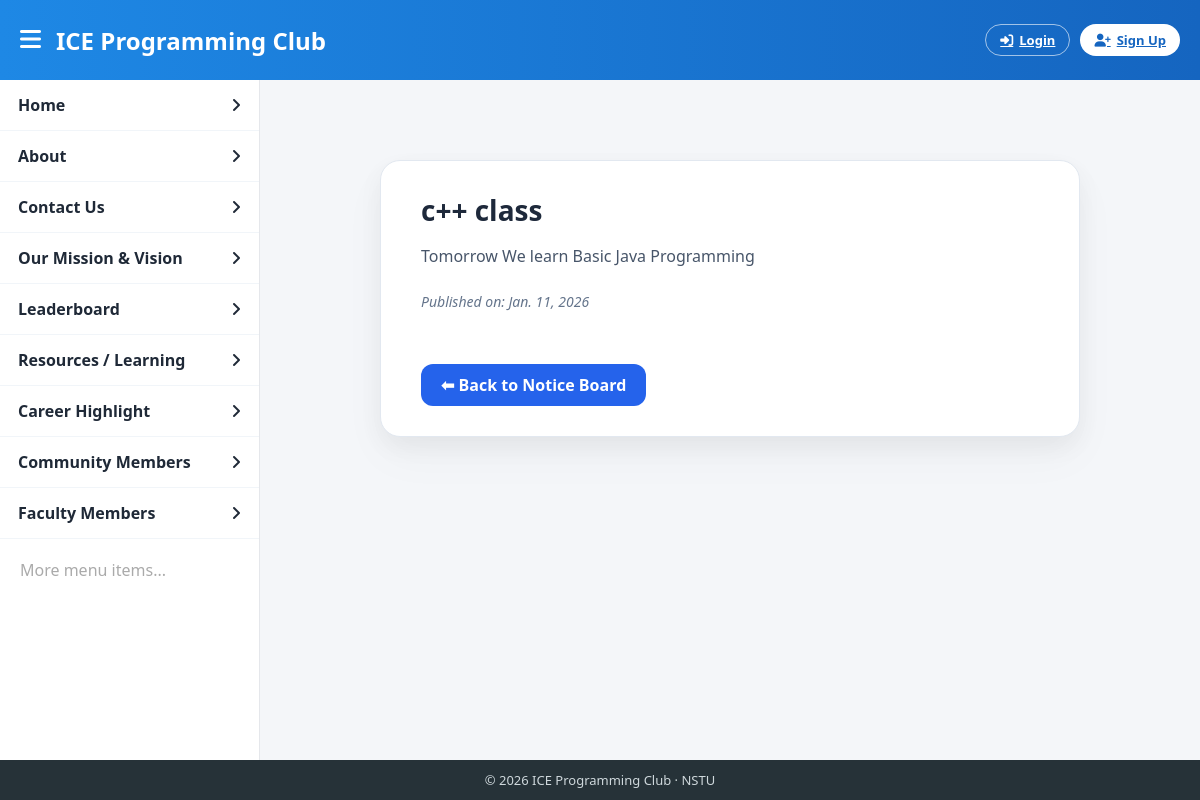
The app's page /notice_view/3/ with its own data.
### Core/models.py (models this page shows, shortened)
class Notice(models.Model):
    title = models.CharField(max_length=200)
    description = models.TextField()
    date = models.DateField(auto_now_add=True)
    is_pinned = models.BooleanField(default=False)

### Core/views.py (the view)
# urls.py: path('notice_view/<int:id>/', views.notice_detail, name='notice_detail'),
def notice_detail(request, id):
    notice = get_object_or_404(Notice, id=id)
    return render(request,'notice/notice_view.html', {'notice': notice})

### templates/notice/notice_view.html (shortened to what this page needs)
{% extends "navbar.html" %}
{% block content %}
<div class="notice-container">
    <h2 class="notice-title">{{ notice.title }}</h2>
    <p class="notice-description">{{ notice.description }}</p>
    <small class="notice-date">Published on: {{ notice.date }}</small>
    <br><br>
    <a href="{% url 'home' %}" class="back-link">⬅ Back to Notice Board</a>
</div>
{% endblock %}

### templates/includes/navbar_head.html (style rules this page uses)
:root { --blue1:#1e88e5; --blue2:#1565c0; --bg:#f4f6f9; --border:#e5e7eb; --text:#1f2937; }
* { box-sizing:border-box; margin:0; padding:0; }
body { font-family:'Segoe UI',sans-serif; background:var(--bg); overflow:hidden; }

### templates/notice/notice_view.html (style rules this page uses)
.notice-container { max-width: 700px; margin: 50px auto; background: #ffffff; border: 1px solid #e2e8f0; border-radius: 20px; padding: 30px 40px; box-shadow: 0 10px 25px rgba(0,0,0,0.05), 0 20px 48px rgba(0,0,0,0.03); animation: fadeIn 0.6s ease-out; }
.notice-title { font-size: 28px; font-weight: 700; color: #1e293b; margin-bottom: 15px; }
.notice-description { font-size: 16px; color: #475569; line-height: 1.6; margin-bottom: 20px; }
.notice-date { font-size: 14px; color: #64748b; font-style: italic; }
.back-link { display: inline-block; margin-top: 30px; padding: 10px 20px; background: #2563eb; color: white; border-radius: 12px; text-decoration: none; font-weight: 600; transition: all 0.3s; }

### records on screen
Notice: title "c++ class", description "Tomorrow We learn Basic Java Programming", date "Jan. 11, 2026"
